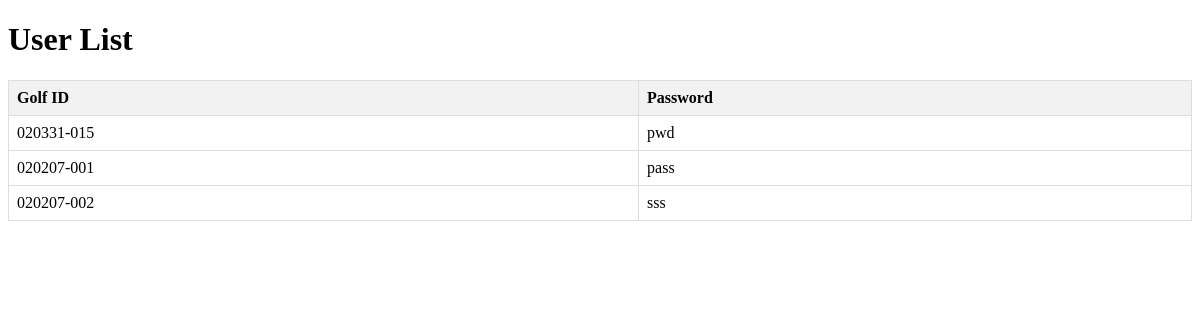
Before: /players with the older database file.
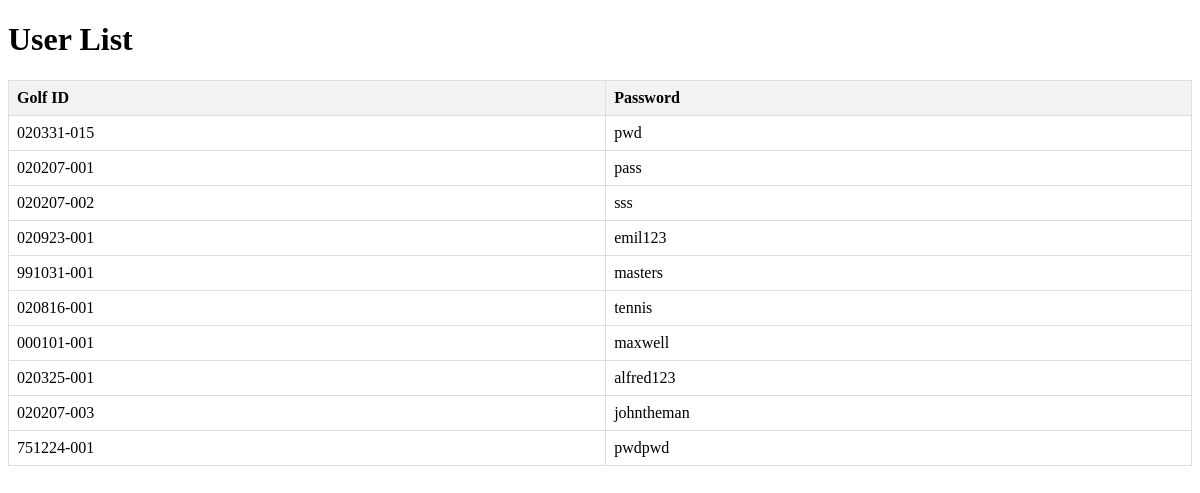
After: the same page with the newer database file.
### tables this page shows
CREATE TABLE players (golf_id TEXT (100) PRIMARY KEY, password TEXT (100), email TEXT (100), first_name TEXT (100), last_name TEXT (100), hcp NUMERIC (255));

### app.py (the view)
@app.route("/players")
def players():
    return render_template("players.html", users=query_database("SELECT * FROM players"))

### database.py (called while the page is built, shortened)
def get_database():
    database = getattr(g, '_database', None)
    if database is None:
        database = g._database = sqlite3.connect(DATABASE)
        database.row_factory = sqlite3.Row
    return database

def close_database(exception=None):
    database = getattr(g, '_database', None)
    if database is not None:
        database.close()

def query_database(query, args=(), one=False, commit=False):
    cur = get_database().execute(query, args)
    rv = cur.fetchall()
    cur.close()
    return (rv[0] if rv else None) if one else rv

### website/template/players.html (shortened to what this page needs)
<!DOCTYPE html>
<html lang="en">
<head>
</head>
<body>
    <h1>User List</h1>
    <table>
        <thead>
            <tr>
                <th>Golf ID</th>
                <th>Password</th>
            </tr>
        </thead>
        <tbody>
            {% for user in users %}
            <tr>
                <td>{{ user['golf_id'] }}</td>
                <td>{{ user['password'] }}</td>
            </tr>
            {% endfor %}
        </tbody>
    </table>
</body>
</html>

### website/template/players.html (style rules this page uses)
table { width: 100%; border-collapse: collapse; }
th, td { border: 1px solid #ddd; padding: 8px; text-align: left; }
th { background-color: #f2f2f2; }

Changed rows visible on the page:
added players: golf_id "020923-001", password "emil123"
added players: golf_id "991031-001", password "masters"
added players: golf_id "020816-001", password "tennis"
added players: golf_id "000101-001", password "maxwell"
added players: golf_id "020325-001", password "alfred123"
added players: golf_id "020207-003", password "johntheman"
added players: golf_id "751224-001", password "pwdpwd"
